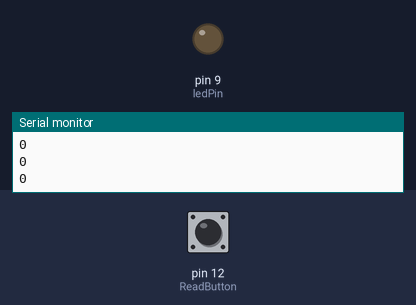
The sketch below on a simulated Arduino Uno, built with avr-gcc and run on an emulated ATmega328P. On the bench: output pins drawn as LEDs (lit = HIGH), the last lines printed to the serial monitor. The inputs (shaded band) are chosen by the test bench; at power-on: pin 12 (ReadButton) LOW.

Above: at 4.8 s.
4.9 s: pin 12 (ReadButton) pulled HIGH for 2.35 s
At 7.4 s:
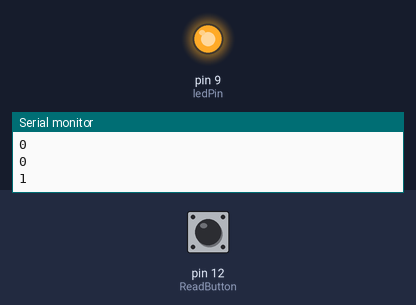
Timing chart, 0 to 8.9 s (numbered marks = the images above; inputs shaded):
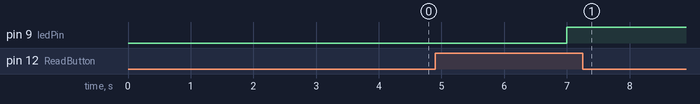

The sketch:

toggleSwitch.ino
```cpp
int ReadButton=12;// since am reading digital signal from the Arduino the
//readPin must be connectedtothe pin with s sign infront
int ledPin=9;
int buttonNew;
int timeDelay=1000;
//int buttonState1;
int buttonOld=1;
int LedState=0 ;
void setup() {
  // put your setup code here, to run once:
pinMode(ReadButton,INPUT);
pinMode(ledPin,OUTPUT);
Serial.begin(9600);
}

void loop() {
  // put your main code here, to run repeatedly:
buttonNew=digitalRead(ReadButton);//value read from th board(1 or 0)
Serial.println(buttonNew);
delay(timeDelay);
//This SWITCH ON the Led or SWITCH OFF the LED
if (buttonNew==1 && buttonOld==0){
  if (LedState==0){
    digitalWrite(ledPin,HIGH);
    LedState=1;
  }
  else{
    digitalWrite(ledPin,LOW);
    LedState=0;
    }
  }
buttonOld=buttonNew ;
delay(timeDelay);
}
```

Measured:
- after the input at 4.9 s, pin 9 (ledPin): LOW → HIGH after 2.1 s
